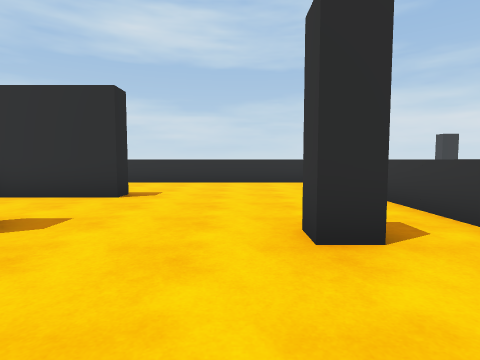
View 1 (above)

12 first-person views from a walk through a 3-D level made in the Unity game engine. The camera is 1.2 m above the floor, tilts 4° down and sees 80° across. The floor is counted in squares, 1.57 m on a side. Each view is taken from the middle of a square. On the plan, view 1 faces up. The plan holds only what a view shows up to about 10 squares ahead; the rest is blank. The place goes on beyond the plan. The player is left out. Some animated figures are left out.

View 2
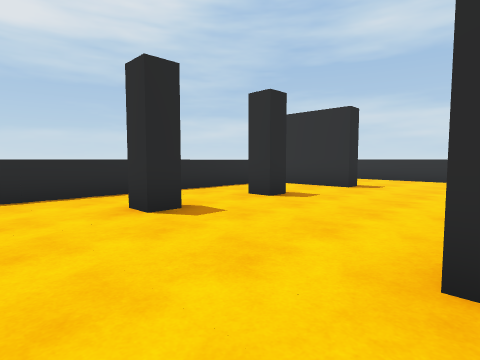

View 3
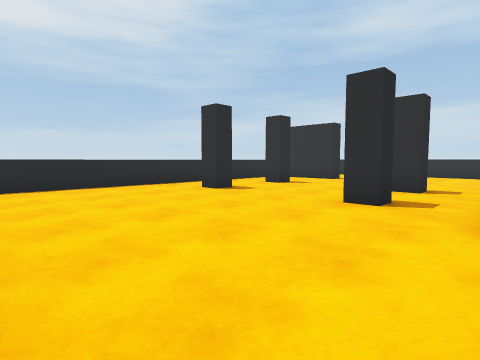

View 4
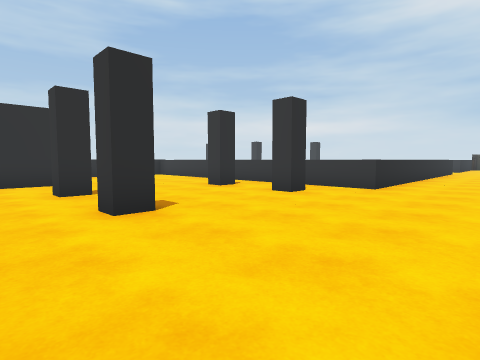

View 5
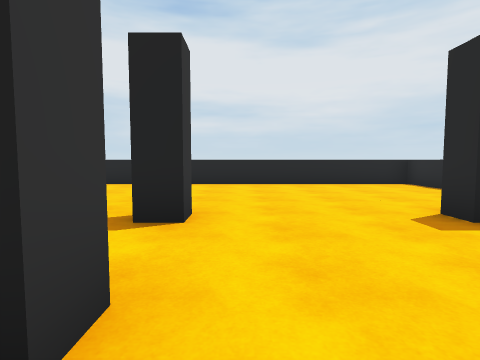

View 6
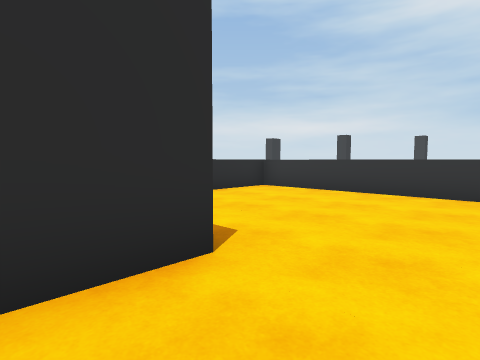

View 7
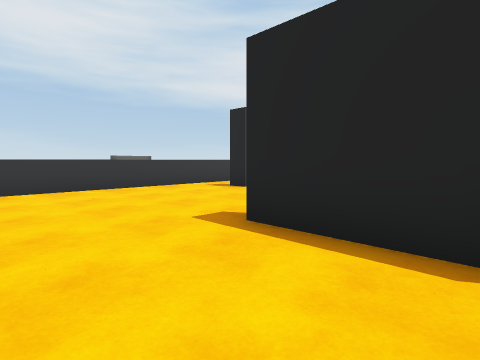

View 8
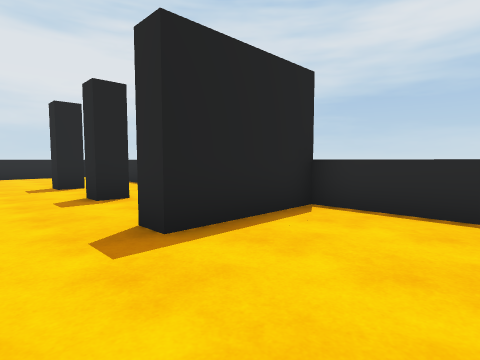

View 9
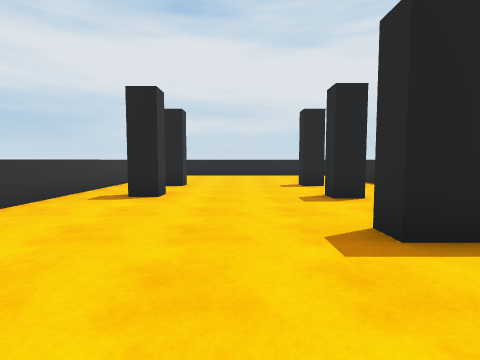

View 10
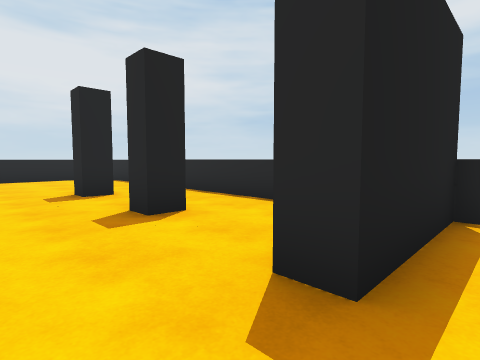

View 11
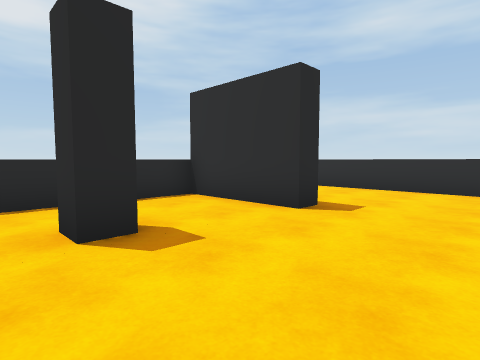

View 12
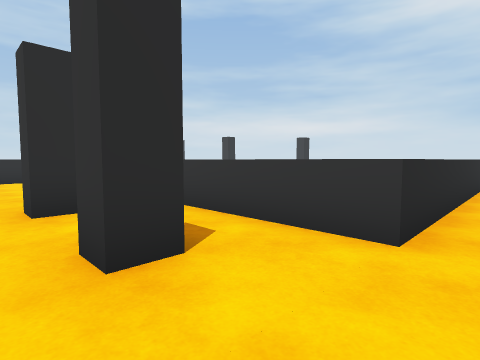

### Floor plan
Points are (right, up) in squares from view 1. A wall is a line through its corners. A room is listed if a view was taken in it or the views show most of it. See-through windows are left out.
Room 1 (views 1, 2, 3, 4, 5, 6, 7, 8, 9, 10, 11, 12)
walls: (3.4, -5.2) (4.4, -5.2); (1.3, 0) (0.7, 0) (0.7, 0.5) (1.3, 0.5) (1.3, 0); (8.8, -1.2) (2.8, -1.2) (2.8, 9.7) (-4.5, 9.7); (1.3, 2.5) (0.7, 2.5) (0.7, 3.1) (1.3, 3.1) (1.3, 2.5); (-2.9, 0) (-3.5, 0) (-3.5, 0.5) (-2.9, 0.5) (-2.9, 0); (-2.9, 2.8) (-3.5, 2.8) (-3.5, 3.3) (-2.9, 3.3) (-2.9, 2.8); (-5.4, 8.6) (-5.4, 6.4) (-2.5, 6.4) (-2.5, 5.8) (-5.4, 5.8) (-5.4, -5.2) (1.6, -5.2)

Positions as (right, up) in squares from view 1, and headings:
1: (0, 0), facing up
2: (1, -2), facing up-left
3: (3, -5), facing up-left
4: (-5, -4), facing up-right
5: (0, 4), facing down
6: (-4, 4), facing up-right
7: (-5, 9), facing down-right
8: (-1, 9), facing down-left
9: (-1, 9), facing down
10: (-1, 7), facing down-left
11: (0, 2), facing up-left
12: (0, -2), facing up-right
